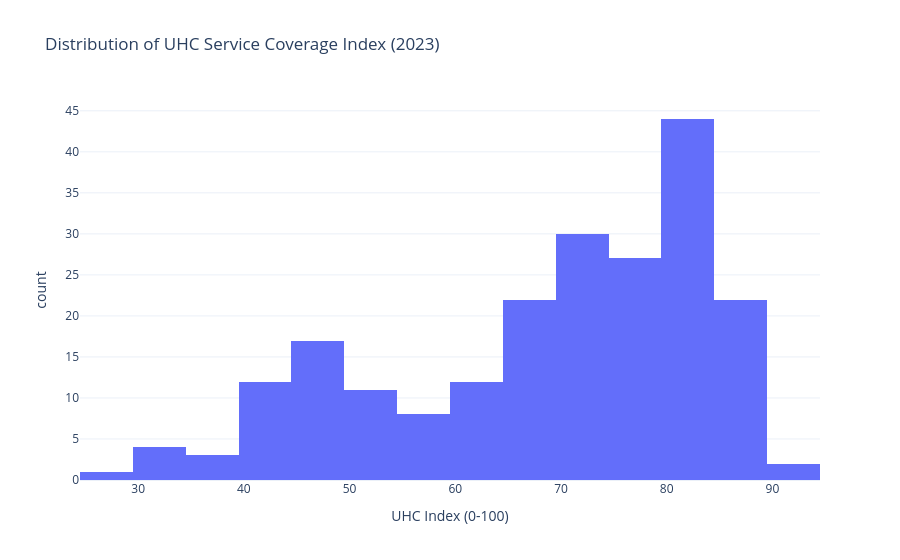

Source (notebook cell):
### Code cell
# Distribution of UHC Index (latest year)
latest_year = uhc_clean["Year"].max()
uhc_latest = uhc_clean[uhc_clean["Year"] == latest_year]

fig = px.histogram(uhc_latest, x="UHC_Index", nbins=30,
                   title=f"Distribution of UHC Service Coverage Index ({latest_year:.0f})",
                   labels={"UHC_Index": "UHC Index (0-100)"})
fig.update_layout(template="plotly_white")
fig.show()

### Figure 1 — Plotly figure (JSON) as saved in the notebook; plotly's stock layout.template omitted (floating-point values rounded to 4 significant figures; data arrays with more than 128 entries replaced by an {"elided": "..."} marker saying what was removed)
{"data": [{"bingroup": "x", "hovertemplate": "UHC Index (0-100)=%{x}<br>count=%{y}<extra></extra>", "legendgroup": "", "marker": {"color": "#636efa", "pattern": {"shape": ""}}, "name": "", "nbinsx": 30, "orientation": "v", "showlegend": false, "type": "histogram", "x": {"elided": "215 float values"}, "xaxis": "x", "yaxis": "y"}], "layout": {"barmode": "relative", "legend": {"tracegroupgap": 0}, "title": {"text": "Distribution of UHC Service Coverage Index (2023)"}, "xaxis": {"anchor": "y", "domain": [0, 1], "title": {"text": "UHC Index (0-100)"}}, "yaxis": {"anchor": "x", "domain": [0, 1], "title": {"text": "count"}}}}
